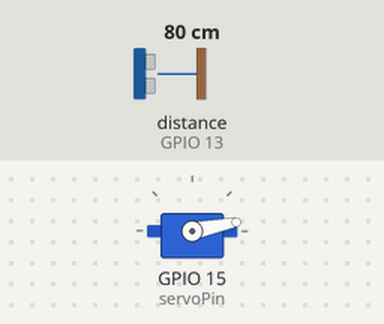
This sketch was run on a simulated ESP32-S3. Shown: servo. Wiring (inferred from the names in the program): ultrasonic range finder: trigger GPIO 12; echo GPIO 13. The inputs (shaded band) are chosen by the test bench; at power-on: distance to the obstacle (sensor on GPIO 13) 80 cm. The echo pulse lasts 58.3 µs per cm; WiFi joins after 1.5 s; servers stay silent unless stated; uploads are accepted with an empty reply; the local clock reads 2024-03-15 10:24:30 at power-on unless the sketch sets it; servo pulses on a pin are drawn as a servo (544–2400 µs = 0–180°); what the sketch prints to the serial monitor is not drawn.

Above: at 2.9 s.
3.0 s: distance to the obstacle (sensor on GPIO 13) set to 2 cm
At 3.72 s:
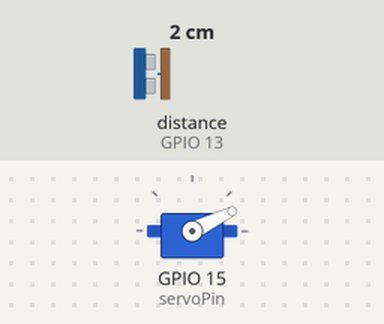
9.0 s: distance to the obstacle (sensor on GPIO 13) set to 250 cm
At 13.8 s:
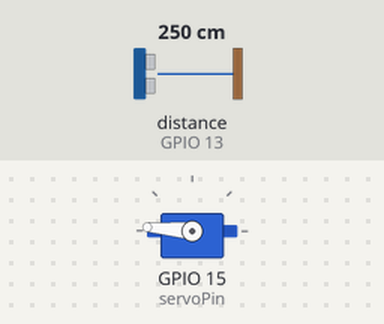
Timing chart, 0 to 21.0 s (numbered marks = the images above; inputs shaded):
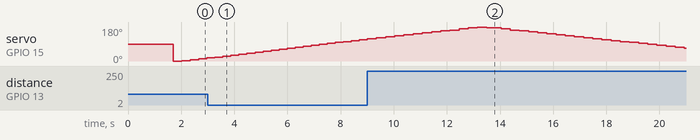

Measured:
- by itself, servo on GPIO 15 (servoPin): rises from 113° to 180° in 4.1 s, then falls to 67° in 7.8 s

The sketch:

esp32_distance_firebase.ino
```cpp
/*
 * ESP32 Distance Monitoring System - Firmware
 * ESP32-S3 N16R8 + HC-SR04 sobre servo SG90 (radar de barrido) -> Firebase Realtime Database
 *
 * - Servo SG90 en GPIO15 (LEDC 50 Hz) barre de ANGULO_MIN a ANGULO_MAX en pasos de PASO_ANGULO.
 * - HC-SR04 (TRIG GPIO12, ECHO GPIO13, VCC 3V3): mediana de 3 lecturas en cada ángulo.
 * - Detección en el borde por ángulo: si algo aparece dentro de ZONA_CM al menos UMBRAL_CAMBIO_CM más cerca
 *   que todo lo visto en ese ángulo en las últimas pasadas (y se confirma en la siguiente), se registra una
 *   alerta de acercamiento con su angle_deg en /alerts y /stats/last_alert. El backend mueve la cámara PTZ
 *   y toma una foto.
 * - Cada 30 s: lectura del objeto más cercano del último barrido (con angle_deg) en /measurements.
 * - Cada 10 s: barrido completo en /stats/sweep (lo dibuja el radar del dashboard).
 * - Hora NTP (UTC-5); HTTPS a Firebase con la cuenta del dispositivo (Firebase Authentication).
 *
 * Copie secrets.example.h como secrets.h y complete los valores.
 */
#include <WiFi.h>
#include <WiFiClientSecure.h>
#include <HTTPClient.h>
#include <esp_task_wdt.h>
#include <time.h>
#include "secrets.h"

// ESP32-S3 N16R8: GPIO12/13/15 son de uso general (la PSRAM octal usa GPIO35-37 y la flash GPIO26-32).
const int trigPin = 12;
const int echoPin = 13;
const int servoPin = 15;

// Servo SG90: pulso de 500-2400 µs para 0-180°. El montaje admite el giro completo (probado).
const int SERVO_MIN_US = 500;
const int SERVO_MAX_US = 2400;
const int ANGULO_MIN = 0;
const int ANGULO_MAX = 180;
// Paso fino para dibujar el contorno del entorno en el radar (37 lecturas por barrido, ~11 s).
const int PASO_ANGULO = 5;
const int NUM_ANGULOS = (ANGULO_MAX - ANGULO_MIN) / PASO_ANGULO + 1;
const int ANGULO_REPOSO = 90;
// Tiempo para que el servo llegue a la posición y se estabilice antes de medir.
const unsigned long ASENTAMIENTO_MS = 120;  // 5° tarda ~10 ms; el resto amortigua la vibración del montaje
// Pausa entre disparos del HC-SR04 para que no se mezclen ecos.
const unsigned long PAUSA_ECO_MS = 60;
// Sin eco = nada dentro del alcance útil del sensor.
const float SIN_ECO_CM = 400.0;

const unsigned long INTERVALO_MS = 30000;          // Lectura en /measurements
const unsigned long INTERVALO_BARRIDO_MS = 12000;  // Barrido en /stats/sweep (~1 por barrido completo)
const unsigned long PAUSA_ALERTAS_MS = 10000;      // Mínimo entre alertas (protege la cámara y Firebase)
const long GMT_OFFSET_S = -5 * 3600;
const char* ZONA_ISO = "-05:00";

// Si el loop se bloquea más de este tiempo (p. ej. un handshake TLS colgado) la placa se reinicia sola.
const uint32_t WATCHDOG_MS = 120000;
// Límites de red: sin ellos el handshake TLS puede esperar hasta 120 s por defecto.
const int TLS_HANDSHAKE_S = 15;
const int HTTP_CONNECT_MS = 10000;

// Acercamiento mínimo respecto a lo visto antes en ese ángulo para alertar. Con el servo se usa un margen
// mayor que con el sensor fijo (10 cm): la holgura de los engranajes desplaza el haz 2-3° entre pasadas.
const float UMBRAL_CAMBIO_CM = 15.0;
// Solo se alertan acercamientos dentro de esta distancia.
const float ZONA_CM = 300.0;

String idToken;
unsigned long tokenObtenidoMs = 0;
unsigned long tokenVidaMs = 0;

// Estado del radar. Historial de las últimas lecturas por sentido de giro (0 = sube, 1 = baja) y ángulo.
const int HISTORIAL = 5;
const int HISTORIAL_MINIMO = 3;  // Pasadas de aprendizaje antes de alertar en un ángulo
float historial[2][NUM_ANGULOS][HISTORIAL];
int numHist[2][NUM_ANGULOS];
int posHist[2][NUM_ANGULOS];
float candidato[NUM_ANGULOS];      // Acercamiento pendiente de confirmar (-1 = ninguno)
float candidatoPrevio[NUM_ANGULOS];
float ultimoBarrido[NUM_ANGULOS];  // Última lectura de cada ángulo (-1 = sin eco)
int indiceActual = 0;
int sentido = 1;
unsigned long ultimaMedicionMs = 0;
unsigned long ultimoBarridoMs = 0;
unsigned long ultimaAlertaMs = 0;
bool hayAlerta = false;

int anguloDe(int indice) { return ANGULO_MIN + indice * PASO_ANGULO; }

void moverServo(int grados) {
  uint32_t us = SERVO_MIN_US + (uint32_t)(SERVO_MAX_US - SERVO_MIN_US) * grados / 180;
  ledcWrite(servoPin, us * 16383UL / 20000UL);  // 14 bits a 50 Hz (periodo 20 000 µs)
}

void conectarWiFi() {
  if (WiFi.status() == WL_CONNECTED) return;

  Serial.println("Conectando a WiFi...");
  WiFi.mode(WIFI_STA);
  WiFi.begin(WIFI_SSID, WIFI_PASSWORD);

  unsigned long inicio = millis();
  while (WiFi.status() != WL_CONNECTED && millis() - inicio < 20000) {
    delay(500);
    Serial.print(".");
  }
  Serial.println();

  if (WiFi.status() == WL_CONNECTED) {
    Serial.println("WiFi conectado");
    Serial.print("IP: ");
    Serial.println(WiFi.localIP());
  } else {
    Serial.println("No fue posible conectar al WiFi; se reintentara");
  }
}

// Extrae el valor de un campo de primer nivel de una respuesta JSON simple.
String extraerCampo(const String& json, const char* campo) {
  String clave = String("\"") + campo + "\"";
  int i = json.indexOf(clave);
  if (i < 0) return "";
  i = json.indexOf(':', i + clave.length());
  if (i < 0) return "";
  i++;
  while (i < (int)json.length() && isspace((unsigned char)json[i])) i++;

  if (json[i] == '"') {
    int fin = json.indexOf('"', i + 1);
    return fin < 0 ? "" : json.substring(i + 1, fin);
  }
  int fin = i;
  while (fin < (int)json.length() && json[fin] != ',' && json[fin] != '}' && !isspace((unsigned char)json[fin])) fin++;
  return json.substring(i, fin);
}

bool iniciarSesionFirebase() {
  WiFiClientSecure client;
  client.setInsecure();
  client.setHandshakeTimeout(TLS_HANDSHAKE_S);
  HTTPClient http;

  String url = String("https://identitytoolkit.googleapis.com/v1/accounts:signInWithPassword?key=") + FIREBASE_API_KEY;
  if (!http.begin(client, url)) return false;
  http.setConnectTimeout(HTTP_CONNECT_MS);
  http.setTimeout(15000);
  http.addHeader("Content-Type", "application/json");

  String body = String("{\"email\":\"") + DEVICE_EMAIL + "\",\"password\":\"" + DEVICE_PASSWORD +
                "\",\"returnSecureToken\":true}";
  int code = http.POST(body);
  String respuesta = http.getString();
  http.end();

  if (code != 200) {
    Serial.printf("Firebase Auth: error HTTP %d\n", code);
    Serial.println(respuesta);
    return false;
  }

  idToken = extraerCampo(respuesta, "idToken");
  long expiraSeg = extraerCampo(respuesta, "expiresIn").toInt();
  if (idToken.isEmpty() || expiraSeg <= 0) {
    Serial.println("Firebase Auth: respuesta inesperada");
    return false;
  }

  tokenObtenidoMs = millis();
  // Renueva el token 5 minutos antes de que expire (dura 1 hora).
  tokenVidaMs = (unsigned long)(expiraSeg > 600 ? expiraSeg - 300 : expiraSeg / 2) * 1000UL;
  Serial.println("Firebase Auth: sesion iniciada");
  return true;
}

bool tokenVigente() {
  return idToken.length() > 0 && (millis() - tokenObtenidoMs) < tokenVidaMs;
}

float medirDistancia() {
  digitalWrite(trigPin, LOW);
  delayMicroseconds(2);

  digitalWrite(trigPin, HIGH);
  delayMicroseconds(10);
  digitalWrite(trigPin, LOW);

  long duration = pulseIn(echoPin, HIGH, 30000);
  if (duration == 0) return -1;
  return duration * 0.0343 / 2;
}

// Mediana de 3 disparos; -1 si menos de 2 tienen eco.
float medirMediana() {
  float v[3];
  int n = 0;
  for (int i = 0; i < 3; i++) {
    float d = medirDistancia();
    if (d > 0) v[n++] = d;
    delay(PAUSA_ECO_MS);
  }
  if (n < 2) return -1;
  if (n == 2) return (v[0] + v[1]) / 2;
  if (v[0] > v[1]) { float t = v[0]; v[0] = v[1]; v[1] = t; }
  if (v[1] > v[2]) { float t = v[1]; v[1] = v[2]; v[2] = t; }
  if (v[0] > v[1]) { float t = v[0]; v[0] = v[1]; v[1] = t; }
  return v[1];
}

bool horaActual(time_t& epoch, char* fechaIso, size_t len) {
  struct tm timeinfo;
  if (!getLocalTime(&timeinfo)) return false;
  strftime(fechaIso, len, "%Y-%m-%dT%H:%M:%S", &timeinfo);
  strncat(fechaIso, ZONA_ISO, len - strlen(fechaIso) - 1);
  epoch = time(nullptr);
  return true;
}

String jsonBarrido(time_t epoch, const char* fechaIso) {
  String s = String("{\"epoch\":") + String((long)epoch) + ",\"ts\":\"" + fechaIso + "\",\"start\":" +
             ANGULO_MIN + ",\"step\":" + PASO_ANGULO + ",\"angle\":" + anguloDe(indiceActual) + ",\"d\":[";
  for (int i = 0; i < NUM_ANGULOS; i++) {
    if (i) s += ",";
    s += ultimoBarrido[i] < 0 ? String("-1") : String(ultimoBarrido[i], 1);
  }
  return s + "]}";
}

// Una sola escritura multiruta (atómica). Reintenta una vez si el token caducó.
int patchFirebase(const String& body) {
  conectarWiFi();
  if (WiFi.status() != WL_CONNECTED) return -1;
  if (!tokenVigente() && !iniciarSesionFirebase()) return -1;

  int code = -1;
  for (int intento = 0; intento < 2; intento++) {
    WiFiClientSecure client;
    client.setInsecure();
    client.setHandshakeTimeout(TLS_HANDSHAKE_S);
    HTTPClient http;

    String url = String(FIREBASE_DB_URL) + "/.json?auth=" + idToken;
    if (!http.begin(client, url)) return -1;
    http.setConnectTimeout(HTTP_CONNECT_MS);
    http.setTimeout(15000);
    http.addHeader("Content-Type", "application/json");

    code = http.PATCH(body);
    if (code != 200) {
      Serial.printf("Firebase DB: error HTTP %d\n", code);
      Serial.println(http.getString());
    }
    http.end();
    if (code != 401 || !iniciarSesionFirebase()) break;
  }
  return code;
}

void enviarAlerta(int angulo, float anterior, float actual) {
  time_t epoch;
  char fechaIso[32];
  if (!horaActual(epoch, fechaIso, sizeof(fechaIso))) return;

  float delta = actual - anterior;
  char evento[340];
  snprintf(evento, sizeof(evento),
           "{\"epoch\":%ld,\"ts\":\"%s\",\"previous_cm\":%.2f,\"distance_cm\":%.2f,"
           "\"delta_cm\":%.2f,\"type\":\"%s\",\"threshold_cm\":%.1f,\"angle_deg\":%d,"
           "\"received_at\":{\".sv\":\"timestamp\"},\"device\":\"%s\"}",
           (long)epoch, fechaIso, anterior, actual, delta,
           delta < 0 ? "acercamiento" : "alejamiento", UMBRAL_CAMBIO_CM, angulo, DEVICE_ID);
  String body = String("{\"alerts/") + String((long)epoch) + "\":" + evento + ",\"stats/last_alert\":" + evento +
                ",\"stats/alert_count\":{\".sv\":{\"increment\":1}},\"stats/sweep\":" +
                jsonBarrido(epoch, fechaIso) + "}";

  Serial.printf("  ** ALERTA %s a %d grados: %.2f -> %.2f cm\n", delta < 0 ? "acercamiento" : "alejamiento",
                angulo, anterior, actual);
  if (patchFirebase(body) == 200) Serial.println("  -> Alerta guardada en Firebase");
}

// Lectura periódica: el objeto más cercano del último barrido, con su ángulo.
void enviarMedicionYBarrido(bool incluirMedicion) {
  time_t epoch;
  char fechaIso[32];
  if (!horaActual(epoch, fechaIso, sizeof(fechaIso))) return;

  String body = String("{\"stats/sweep\":") + jsonBarrido(epoch, fechaIso);
  int iMin = -1;
  for (int i = 0; i < NUM_ANGULOS; i++) {
    if (ultimoBarrido[i] > 0 && (iMin < 0 || ultimoBarrido[i] < ultimoBarrido[iMin])) iMin = i;
  }
  if (incluirMedicion && iMin >= 0) {
    char registro[240];
    snprintf(registro, sizeof(registro),
             "{\"epoch\":%ld,\"ts\":\"%s\",\"distance_cm\":%.2f,\"angle_deg\":%d,"
             "\"received_at\":{\".sv\":\"timestamp\"},\"device\":\"%s\"}",
             (long)epoch, fechaIso, ultimoBarrido[iMin], anguloDe(iMin), DEVICE_ID);
    body += String(",\"measurements/") + String((long)epoch) + "\":" + registro + ",\"stats/latest\":" + registro +
            ",\"stats/count\":{\".sv\":{\"increment\":1}}";
    Serial.printf("%s | Mas cercano: %.2f cm a %d grados\n", fechaIso, ultimoBarrido[iMin], anguloDe(iMin));
  } else if (incluirMedicion) {
    Serial.printf("%s | Sin eco en ningun angulo; lectura no enviada\n", fechaIso);
  }
  body += "}";
  if (patchFirebase(body) == 200 && incluirMedicion && iMin >= 0) Serial.println("  -> Guardado en Firebase");
}

float minimoHistorial(int dir, int i) {
  float m = -1;
  for (int k = 0; k < numHist[dir][i]; k++) {
    if (m < 0 || historial[dir][i][k] < m) m = historial[dir][i][k];
  }
  return m;
}

void guardarHistorial(int dir, int i, float valor) {
  historial[dir][i][posHist[dir][i]] = valor;
  posHist[dir][i] = (posHist[dir][i] + 1) % HISTORIAL;
  if (numHist[dir][i] < HISTORIAL) numHist[dir][i]++;
}

// Alerta solo si algo aparece dentro de la zona MÁS CERCA que todo lo visto en ese ángulo en las últimas
// HISTORIAL pasadas (por sentido de giro: el servo no llega al mismo punto desde la izquierda que desde la
// derecha) y se confirma en la visita siguiente. Así se ignoran bordes de objetos y ecos irregulares.
void evaluarAngulo(int dir, int i, float lectura) {
  float efectiva = lectura < 0 ? SIN_ECO_CM : min(lectura, SIN_ECO_CM);
  float minimo = minimoHistorial(dir, i);
  bool pendiente = candidato[i] >= 0 && fabs(efectiva - candidato[i]) < UMBRAL_CAMBIO_CM;

  if (pendiente) {
    float anterior = candidatoPrevio[i];
    candidato[i] = -1;
    // El objeto pasa a ser "conocido" en ambos sentidos de giro: si se queda quieto no vuelve a alertar.
    guardarHistorial(0, i, efectiva);
    guardarHistorial(1, i, efectiva);
    if (millis() - ultimaAlertaMs < PAUSA_ALERTAS_MS && hayAlerta) {
      Serial.printf("  (acercamiento a %d grados sin alerta: pausa entre alertas)\n", anguloDe(i));
      return;
    }
    ultimaAlertaMs = millis();
    hayAlerta = true;
    enviarAlerta(anguloDe(i), anterior, efectiva);
    return;
  }
  candidato[i] = -1;
  if (numHist[dir][i] >= HISTORIAL_MINIMO && efectiva < ZONA_CM && efectiva <= minimo - UMBRAL_CAMBIO_CM) {
    candidato[i] = efectiva;
    candidatoPrevio[i] = minimo;
    return;  // No entra al historial hasta confirmarse
  }
  guardarHistorial(dir, i, efectiva);
}
void iniciarWatchdog() {
  esp_task_wdt_config_t config = {};
  config.timeout_ms = WATCHDOG_MS;
  config.idle_core_mask = 0;
  config.trigger_panic = true;
  // El core de Arduino ya inicia el watchdog de tareas; si no, se inicia aquí.
  if (esp_task_wdt_reconfigure(&config) != ESP_OK) esp_task_wdt_init(&config);
  esp_task_wdt_add(NULL);
}

void setup() {
  Serial.begin(115200);
  // Con "USB CDC On Boot" habilitado, espera brevemente al monitor serie USB nativo del S3.
  unsigned long inicioSerie = millis();
  while (!Serial && millis() - inicioSerie < 3000) delay(10);

  iniciarWatchdog();
  Serial.printf("\nMotivo del reinicio: %d\n", (int)esp_reset_reason());

  pinMode(trigPin, OUTPUT);
  pinMode(echoPin, INPUT);
  digitalWrite(trigPin, LOW);
  ledcAttach(servoPin, 50, 14);
  moverServo(ANGULO_REPOSO);
  for (int i = 0; i < NUM_ANGULOS; i++) {
    candidato[i] = candidatoPrevio[i] = ultimoBarrido[i] = -1;
    numHist[0][i] = numHist[1][i] = posHist[0][i] = posHist[1][i] = 0;
  }

  conectarWiFi();
  while (WiFi.status() != WL_CONNECTED) {
    esp_task_wdt_reset();
    delay(5000);
    conectarWiFi();
  }

  configTime(GMT_OFFSET_S, 0, "pool.ntp.org", "time.google.com");

  Serial.println("Esperando sincronizacion NTP...");
  struct tm timeinfo;
  while (!getLocalTime(&timeinfo)) {
    esp_task_wdt_reset();
    Serial.print(".");
    delay(1000);
  }
  Serial.println();
  Serial.println("Hora sincronizada");

  iniciarSesionFirebase();
  Serial.printf("Radar: %d-%d grados en pasos de %d (%d posiciones)\n", ANGULO_MIN, ANGULO_MAX, PASO_ANGULO,
                NUM_ANGULOS);
  ultimaMedicionMs = millis();
  ultimoBarridoMs = millis();
}

void loop() {
  esp_task_wdt_reset();

  moverServo(anguloDe(indiceActual));
  delay(ASENTAMIENTO_MS);
  float lectura = medirMediana();
  ultimoBarrido[indiceActual] = lectura;
  evaluarAngulo(sentido > 0 ? 0 : 1, indiceActual, lectura);

  // Avanza y rebota en los extremos (sin repetir el extremo).
  if (indiceActual + sentido < 0 || indiceActual + sentido >= NUM_ANGULOS) sentido = -sentido;
  indiceActual += sentido;

  unsigned long ahora = millis();
  bool tocaMedicion = ahora - ultimaMedicionMs >= INTERVALO_MS;
  if (tocaMedicion || ahora - ultimoBarridoMs >= INTERVALO_BARRIDO_MS) {
    if (tocaMedicion) ultimaMedicionMs = ahora;
    ultimoBarridoMs = ahora;
    enviarMedicionYBarrido(tocaMedicion);
  }
}
```

secrets.example.h
```cpp
// Copie este archivo como "secrets.h" en la misma carpeta del sketch y complete los valores.
// secrets.h está excluido de Git (.gitignore).
#pragma once

#define WIFI_SSID        "<SSID_WIFI_2.4GHz>"
#define WIFI_PASSWORD    "<CLAVE_WIFI>"

// Firebase: Configuración del proyecto -> General -> "Clave de API web"
#define FIREBASE_API_KEY "<FIREBASE_WEB_API_KEY>"
#define FIREBASE_DB_URL  "https://esp32-distance-jirm-450f1-default-rtdb.firebaseio.com"

// Cuenta del dispositivo en Firebase Authentication (correo/contraseña).
// Se reutiliza la cuenta existente: las reglas solo autorizan su UID (jz0Com63Fkam7s5IuOkolcWOdAL2).
#define DEVICE_EMAIL     "esp32-cam-01@esp32-distance.iot"
#define DEVICE_PASSWORD  "<CLAVE_DEL_DISPOSITIVO>"
// Valor del campo "device" de cada registro (texto <= 40 caracteres según las reglas).
#define DEVICE_ID        "esp32-s3-01"
```
